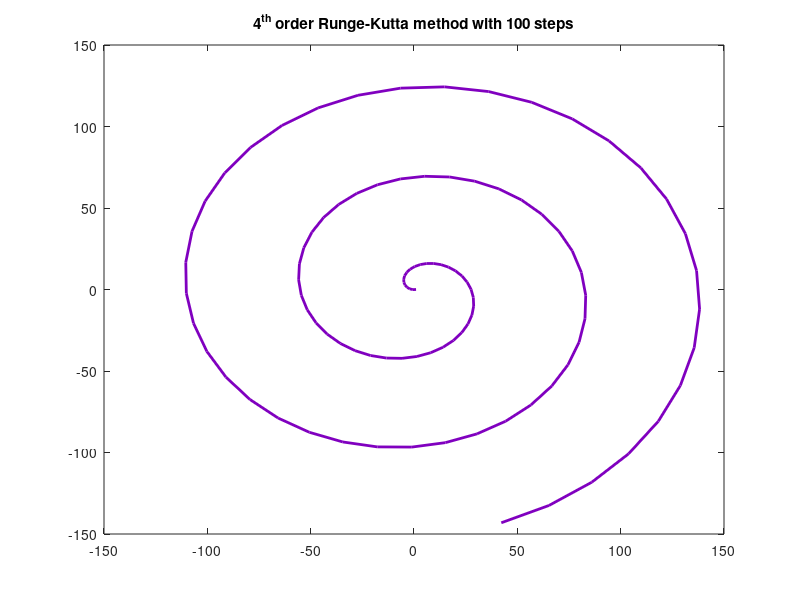
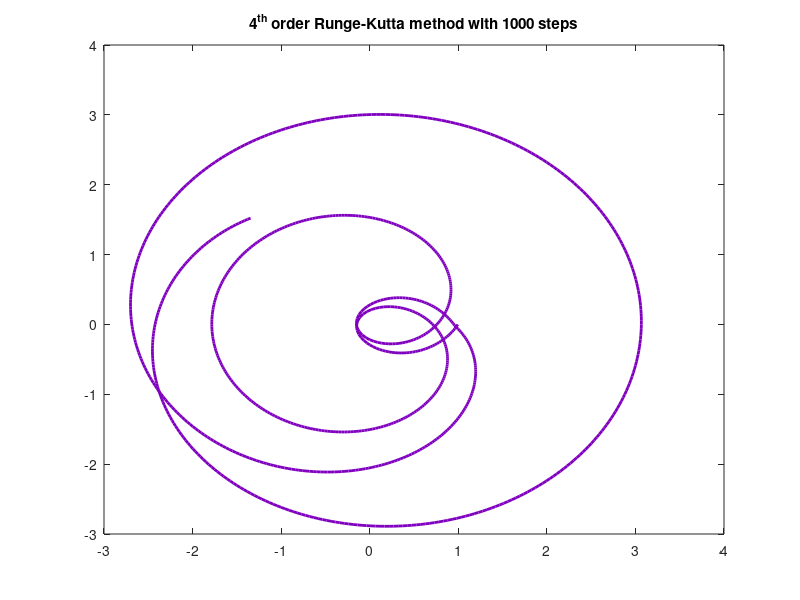
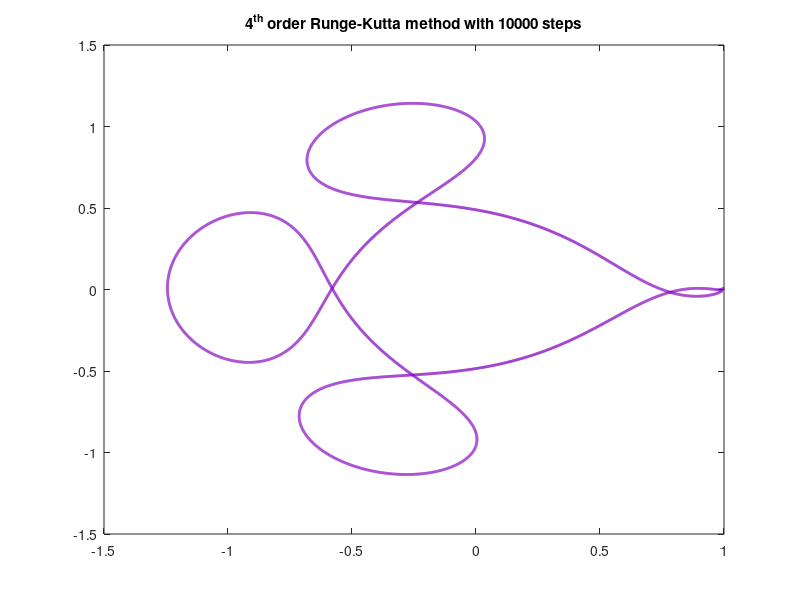
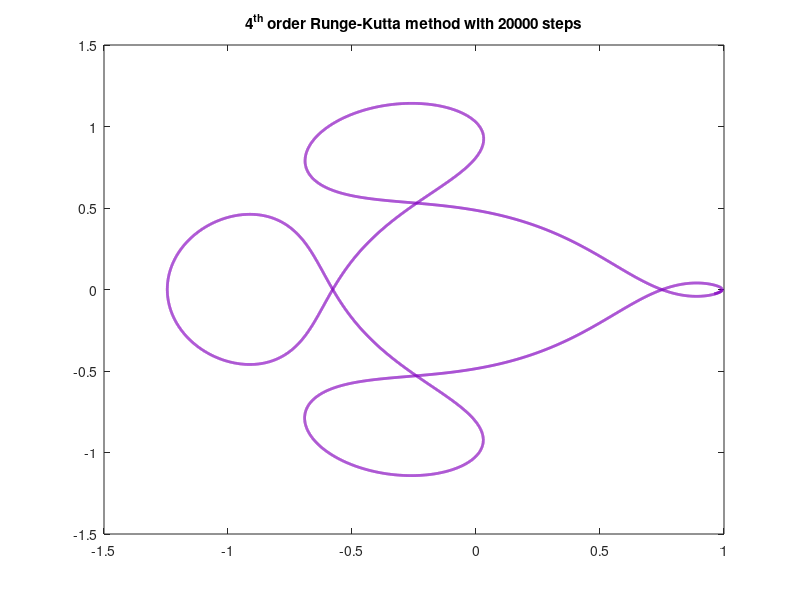

Recreate these plots in MATLAB, in order.
mu = 0.012277471;
mu_hat = 0.987722529;
%fprintf('%.12f\n', mu_hat);

% a = u1, b = u2
fa1 = @(a1, a2, b1, b2) a2;
fa2 = @(a1, a2, b1, b2) a1 + 2*b2 - mu_hat*(a1 + mu)/(((a1 + mu)^2 + b1^2)^(3/2)) - mu*(a1 - mu_hat)/(((a1 - mu_hat)^2 + b1^2)^(3/2));

fb1 = @(a1, a2, b1, b2) b2;
fb2 = @(a1, a2, b1, b2) b1 - 2*a2 - mu_hat*b1/(((a1 + mu)^2 + b1^2)^(3/2)) - mu*b1/(((a1 - mu_hat)^2 + b1^2)^(3/2));

steps_vec = [100 1000 10000 20000];
for i = 1:length(steps_vec)
    steps = steps_vec(i);
    h = 17.1/steps;
    t = 0:h:17.1;
    
    a1 = zeros(1,length(t));
    a2 = zeros(1,length(t));
    b1 = zeros(1,length(t));
    b2 = zeros(1,length(t));
    a1(1) = 0.994;
    a2(1) = 0;
    b1(1) = 0;
    b2(1) = -2.0015851063790825224205378622;
    
    for j = 1:(length(t) - 1)
        k1_a1 = fa1(a1(j), a2(j), b1(j), b2(j));
        k1_a2 = fa2(a1(j), a2(j), b1(j), b2(j));
        k1_b1 = fb1(a1(j), a2(j), b1(j), b2(j));
        k1_b2 = fb2(a1(j), a2(j), b1(j), b2(j));

        k2_a1 = fa1(a1(j) + h/2*k1_a1, a2(j) + h/2*k1_a2, b1(j) + h/2*k1_b1, b2(j) + h/2*k1_b2);
        k2_a2 = fa2(a1(j) + h/2*k1_a1, a2(j) + h/2*k1_a2, b1(j) + h/2*k1_b1, b2(j) + h/2*k1_b2);
        k2_b1 = fb1(a1(j) + h/2*k1_a1, a2(j) + h/2*k1_a2, b1(j) + h/2*k1_b1, b2(j) + h/2*k1_b2);
        k2_b2 = fb2(a1(j) + h/2*k1_a1, a2(j) + h/2*k1_a2, b1(j) + h/2*k1_b1, b2(j) + h/2*k1_b2);

        k3_a1 = fa1(a1(j) + h/2*k2_a1, a2(j) + h/2*k2_a2, b1(j) + h/2*k2_b1, b2(j) + h/2*k2_b2);
        k3_a2 = fa2(a1(j) + h/2*k2_a1, a2(j) + h/2*k2_a2, b1(j) + h/2*k2_b1, b2(j) + h/2*k2_b2);
        k3_b1 = fb1(a1(j) + h/2*k2_a1, a2(j) + h/2*k2_a2, b1(j) + h/2*k2_b1, b2(j) + h/2*k2_b2);
        k3_b2 = fb2(a1(j) + h/2*k2_a1, a2(j) + h/2*k2_a2, b1(j) + h/2*k2_b1, b2(j) + h/2*k2_b2);

        k4_a1 = fa1(a1(j) + h*k3_a1, a2(j) + h*k3_a2, b1(j) + h*k3_b1, b2(j) + h*k3_b2);
        k4_a2 = fa2(a1(j) + h*k3_a1, a2(j) + h*k3_a2, b1(j) + h*k3_b1, b2(j) + h*k3_b2);
        k4_b1 = fb1(a1(j) + h*k3_a1, a2(j) + h*k3_a2, b1(j) + h*k3_b1, b2(j) + h*k3_b2);
        k4_b2 = fb2(a1(j) + h*k3_a1, a2(j) + h*k3_a2, b1(j) + h*k3_b1, b2(j) + h*k3_b2);

        a1(j+1) = a1(j) + h/6*(k1_a1 + 2*k2_a1 + 2*k3_a1 + k4_a1);
        a2(j+1) = a2(j) + h/6*(k1_a2 + 2*k2_a2 + 2*k3_a2 + k4_a2);
        b1(j+1) = b1(j) + h/6*(k1_b1 + 2*k2_b1 + 2*k3_b1 + k4_b1);
        b2(j+1) = b2(j) + h/6*(k1_b2 + 2*k2_b2 + 2*k3_b2 + k4_b2);
    end

    figure
    plot(a1, b1, 'LineWidth', 2, 'Color', [0.5 0 0.75])
    plot_title = sprintf('4^t^h order Runge-Kutta method with %d steps', steps);
    title(plot_title)
end




